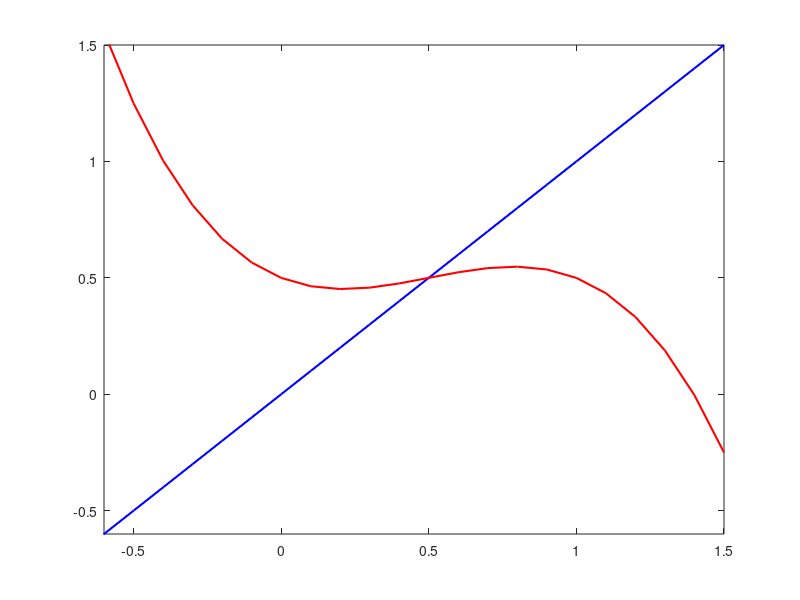

The MATLAB source for this figure: (Note: this script raises an error after producing the figure.)
%% Case 2 
% (a)
% I1 = 0.7405 A and I2 = 0.2594 A. 
% The lines intersect at maxima and minima for the cubic curve at the given input currents
% assign the fixed parameters
a = 0.5;
b = 0.1;
r = 0.1;

% Choose the value of the input current I1 < I_ext = 0.5 < I2 
I_ext = 0.5;
dt = 0.01
%% (b) and (c)

% nullclines
figure
v1 = [-1:0.1:1.5];
w1 = [-1:0.1:1.5];
v_null = (v1.*(a-v1).*(v1-1)) + I_ext;
w_null = (b/r)*v1;
p1 = plot(v1,w_null,'b','Linewidth',1.5,'HandleVisibility','off');axis([-0.6 1.5 -0.6 1.5]);hold on;
p2 = plot(w1,v_null,'r','Linewidth',1.5,'HandleVisibility','off');axis([-0.6 1.5 -0.6 1.5]);hold on;

%perturbation from fixed point
[v_phase,w_phase] = fhn(I_ext,0.55,0.55,a,b,r);
a1 = plot(v_phase,w_phase); hold on;

%limit cycle
[v_phase,w_phase] = fhn(I_ext,1,0,a,b,r);
a2 = plot(v_phase,w_phase); hold on;
legend([a1 a2],'Small perturbation from fixed point','V_0=1 | W_0=0');
hold off

figure
subplot(1,2,1)
% For v0 = 1 we plot the response versus time curves
time=0:0.05:100;
plot(time,v_phase);
hold on
ylabel({'V'});
xlabel({'time (s)'});
title({'V vs time'});

subplot(1,2,2)
plot(time,w_phase);
ylabel({'W'});
xlabel({'time (s)'});
title({'W vs time'});
